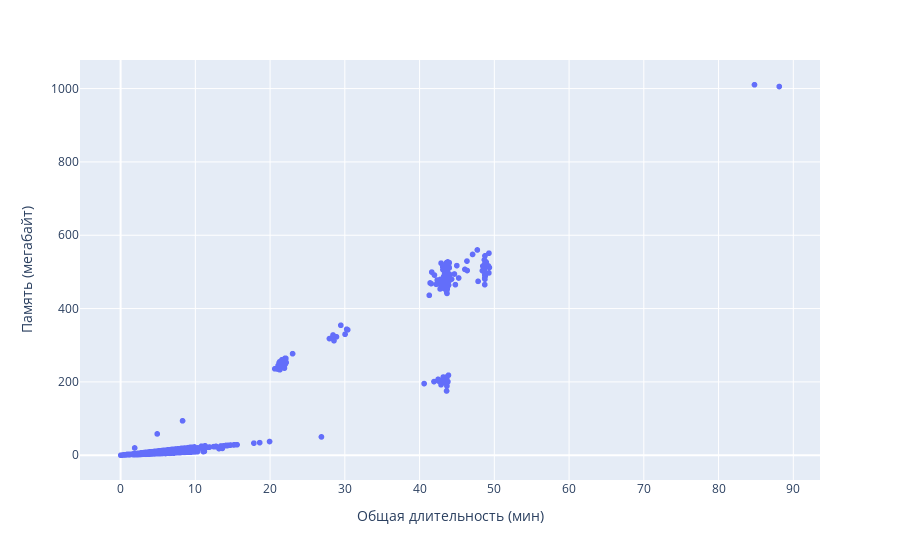

The cell this chart's notebook holds for it:
### Code cell
fig2 = px.scatter( 
    data_frame = track2,
    x='total_minutes', 
    y='total_mb',
    labels={'total_mb': 'Память (мегабайт)', 'total_minutes': 'Общая длительность (мин)'}
)
fig2.show()

### Figure 1 — Plotly figure (JSON) as saved in the notebook; plotly's stock layout.template omitted (floating-point values rounded to 4 significant figures; data arrays with more than 128 entries replaced by an {"elided": "..."} marker saying what was removed)
{"data": [{"hovertemplate": "Общая длительность (мин)=%{x}<br>Память (мегабайт)=%{y}<extra></extra>", "legendgroup": "", "marker": {"color": "#636efa", "symbol": "circle"}, "mode": "markers", "name": "", "showlegend": false, "type": "scattergl", "x": {"elided": "3503 float values"}, "xaxis": "x", "y": {"elided": "3503 float values"}, "yaxis": "y"}], "layout": {"legend": {"tracegroupgap": 0}, "margin": {"t": 60}, "xaxis": {"anchor": "y", "domain": [0, 1], "title": {"text": "Общая длительность (мин)"}}, "yaxis": {"anchor": "x", "domain": [0, 1], "title": {"text": "Память (мегабайт)"}}}}
